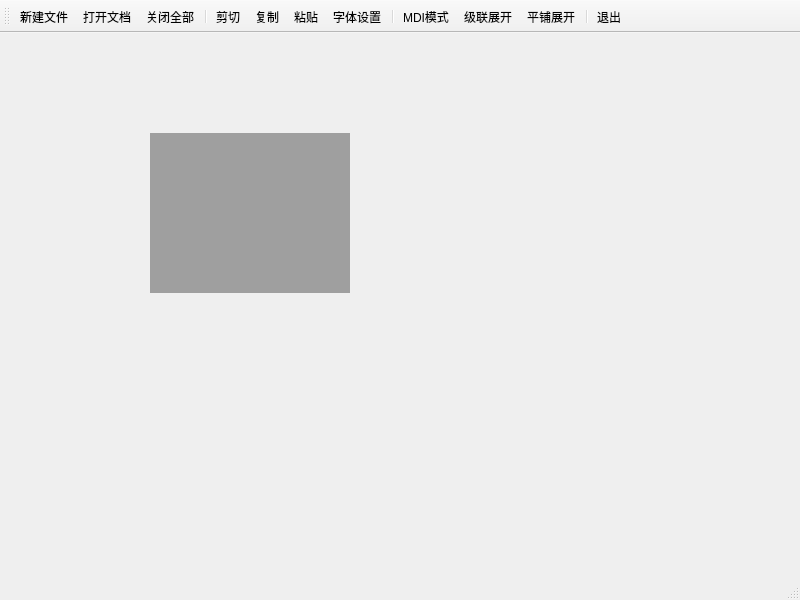
<?xml version="1.0" encoding="UTF-8"?>
<ui version="4.0">
 <class>MainWindow</class>
 <widget class="QMainWindow" name="MainWindow">
  <property name="geometry">
   <rect>
    <x>0</x>
    <y>0</y>
    <width>800</width>
    <height>600</height>
   </rect>
  </property>
  <property name="windowTitle">
   <string>MainWindow</string>
  </property>
  <widget class="QWidget" name="centralwidget">
   <widget class="QMdiArea" name="mdiArea">
    <property name="geometry">
     <rect>
      <x>150</x>
      <y>100</y>
      <width>200</width>
      <height>160</height>
     </rect>
    </property>
   </widget>
  </widget>
  <widget class="QStatusBar" name="statusbar"/>
  <widget class="QToolBar" name="toolBar">
   <property name="windowTitle">
    <string>toolBar</string>
   </property>
   <attribute name="toolBarArea">
    <enum>TopToolBarArea</enum>
   </attribute>
   <attribute name="toolBarBreak">
    <bool>false</bool>
   </attribute>
   <addaction name="actNew"/>
   <addaction name="actOpen"/>
   <addaction name="actCloseAll"/>
   <addaction name="separator"/>
   <addaction name="actCut"/>
   <addaction name="actCopy"/>
   <addaction name="actPaste"/>
   <addaction name="actFont"/>
   <addaction name="separator"/>
   <addaction name="actMDI"/>
   <addaction name="actCascade"/>
   <addaction name="actTile"/>
   <addaction name="separator"/>
   <addaction name="actClose"/>
  </widget>
  <action name="actNew">
   <property name="text">
    <string>新建文件</string>
   </property>
   <property name="shortcut">
    <string>Ctrl+N</string>
   </property>
   <property name="menuRole">
    <enum>QAction::MenuRole::NoRole</enum>
   </property>
  </action>
  <action name="actOpen">
   <property name="text">
    <string>打开文档</string>
   </property>
   <property name="shortcut">
    <string>Ctrl+O</string>
   </property>
   <property name="menuRole">
    <enum>QAction::MenuRole::NoRole</enum>
   </property>
  </action>
  <action name="actCloseAll">
   <property name="text">
    <string>关闭全部</string>
   </property>
   <property name="menuRole">
    <enum>QAction::MenuRole::NoRole</enum>
   </property>
  </action>
  <action name="actCut">
   <property name="text">
    <string>剪切</string>
   </property>
   <property name="shortcut">
    <string>Ctrl+X</string>
   </property>
   <property name="menuRole">
    <enum>QAction::MenuRole::NoRole</enum>
   </property>
  </action>
  <action name="actCopy">
   <property name="text">
    <string>复制</string>
   </property>
   <property name="shortcut">
    <string>Ctrl+C</string>
   </property>
   <property name="menuRole">
    <enum>QAction::MenuRole::NoRole</enum>
   </property>
  </action>
  <action name="actPaste">
   <property name="text">
    <string>粘贴</string>
   </property>
   <property name="shortcut">
    <string>Ctrl+V</string>
   </property>
   <property name="menuRole">
    <enum>QAction::MenuRole::NoRole</enum>
   </property>
  </action>
  <action name="actFont">
   <property name="text">
    <string>字体设置</string>
   </property>
   <property name="menuRole">
    <enum>QAction::MenuRole::NoRole</enum>
   </property>
  </action>
  <action name="actMDI">
   <property name="checkable">
    <bool>true</bool>
   </property>
   <property name="text">
    <string>MDI模式</string>
   </property>
   <property name="menuRole">
    <enum>QAction::MenuRole::NoRole</enum>
   </property>
  </action>
  <action name="actCascade">
   <property name="text">
    <string>级联展开</string>
   </property>
   <property name="menuRole">
    <enum>QAction::MenuRole::NoRole</enum>
   </property>
  </action>
  <action name="actTile">
   <property name="text">
    <string>平铺展开</string>
   </property>
   <property name="menuRole">
    <enum>QAction::MenuRole::NoRole</enum>
   </property>
  </action>
  <action name="actClose">
   <property name="text">
    <string>退出</string>
   </property>
   <property name="menuRole">
    <enum>QAction::MenuRole::NoRole</enum>
   </property>
  </action>
 </widget>
 <resources/>
 <connections>
  <connection>
   <sender>actClose</sender>
   <signal>triggered()</signal>
   <receiver>MainWindow</receiver>
   <slot>close()</slot>
   <hints>
    <hint type="sourcelabel">
     <x>-1</x>
     <y>-1</y>
    </hint>
    <hint type="destinationlabel">
     <x>399</x>
     <y>299</y>
    </hint>
   </hints>
  </connection>
 </connections>
</ui>
